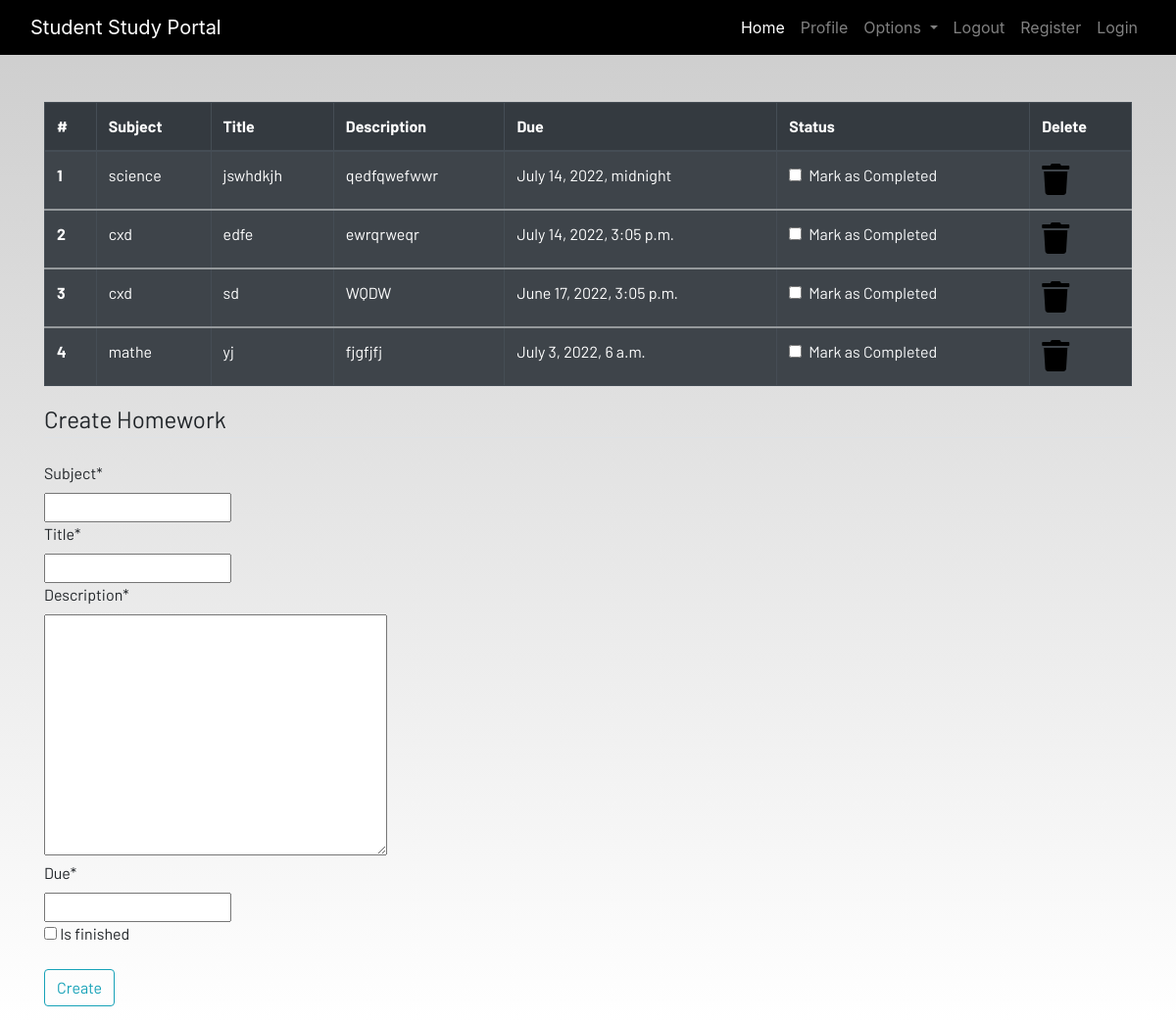
Screenshot of /homework (signed in) with the database file from the repository.
### dashboard/models.py (models this page shows, shortened)
class Homework(models.Model):
    user = models.ForeignKey(User, on_delete=models.CASCADE)
    subject = models.CharField(max_length=100)
    title = models.CharField(max_length=48)
    description = models.TextField()
    due = models.DateTimeField()
    is_finished = models.BooleanField(default=False)

### dashboard/views.py (the view)
# urls.py: path('homework', homework, name='homework'),
def homework(request):
    if request.method == "POST":
        form = HomeworkForm(request.POST)
        if form.is_valid():
            try:
                finished = request.POST['is_finished']
                finished = finished == 'on'
            except Exception:
                finished = False
            homework = Homework(
                user=request.user,
                subject=request.POST['subject'],
                title=request.POST['title'],
                description=request.POST['description'],
                is_finished=finished)
            homework.save()
            print(homework)
            messages.success(
                request, f'homework added from{request.user.username}successfully!!')
    else:
        form = HomeworkForm()
    homework = Homework.objects.filter(user=request.user)
    homework_done = len(homework) == 0
    context = {'homework': homework,
               'homework_done': homework_done, 'form': form}
    return render(request, 'homework.html', context)

### dashboard/forms.py
class HomeworkForm(forms.ModelForm):
    class Meta:
        model = Homework
        widgets = {
            'date': forms.DateInput(
                format=('%Y-%m-%d'),
                attrs={'class': 'form-control',
                       'placeholder': 'Select a date',
                       'type': 'date'
                       }),
        }
        fields = ['subject', 'title', 'description', 'due', 'is_finished']

### dashboard/templates/homework.html (shortened to what this page needs)
{% extends 'base.html' %} {% load static %} {% block content %}
<div class="container">
  {% if not homework_done %}
  <table class="table table-striped table-bordered table-hover table-dark">
    <thead>
      <tr>
        <th scope="col">#</th>
        <th scope="col">Subject</th>
        <th scope="col">Title</th>
        <th scope="col">Description</th>
        <th scope="col">Due</th>
        <th scope="col">Status</th>
        <th scope="col">Delete</th>
      </tr>
    </thead>
    {% for work in homework %}
    <tbody>
      <tr>
        <th scope="row">{{forloop.counter}}</th>
        <td>{{work.subject}}</td>
        <td>{{work.title}}</td>
        <td>{{work.description}}</td>
        <td>{{work.due}}</td>
        <td>
          <a href="#">
            <div class="form-check">
              {% if homework.is_finished == True %}
              <input
                class="form-check-input"
                type="checkbox"
                value=""
                checked
              />
              {% else %}
              <input class="form-check-input" type="checkbox" value="" />
              <label class="form-check-label text-light" for="flexCheckDefault">
                Mark as Completed
              </label>
              {% endif %}
            </div>
          </a>
        </td>
        <td>
          <a href="#"><i class="fa fa-trash fa-2x"></i></a>
        </td>
      </tr>
    </tbody>
    {% endfor %}
  </table>
  {% else %}
  <h4>All homeworks are completed!! Create to have more!!</h4>
  {% endif %}
</div>
<div class="container">
  <form method="POST">
    <fieldset class="form-group">
      <legend class="border-bottom mb-4">Create Homework</legend>
      {% load crispy_forms_tags %} {{form|crispy}}
    </fieldset>
    <div class="form-group">
      <button href="" class="btn btn-outline-info" type="submit">Create</button>
    </div>
  </form>
</div>
{% endblock content %}

### dashboard/static/css/main.css (style rules this page uses)
html { scroll-behavior: smooth; height: 100%; width: 100%; }
a { text-decoration: none !important; color: black; }
html, body { max-width: 100%; overflow-x: hidden; height: 100%; width: 100%; }
body { background: linear-gradient(rgba(0, 0, 0, 0.2), rgba(255, 255, 255, 0.5)); overflow-x: hidden; background-repeat: no-repeat; }
.fa { color: black; }

### rows the page displays
Homework: subject "science", title "jswhdkjh", description "qedfqwefwwr", due "July 14, 2022, midnight"
Homework: subject "cxd", title "edfe", description "ewrqrweqr", due "July 14, 2022, 3:05 p.m."
Homework: subject "cxd", title "sd", description "WQDW", due "June 17, 2022, 3:05 p.m."
Homework: subject "mathe", title "yj", description "fjgfjfj", due "July 3, 2022, 6 a.m."
